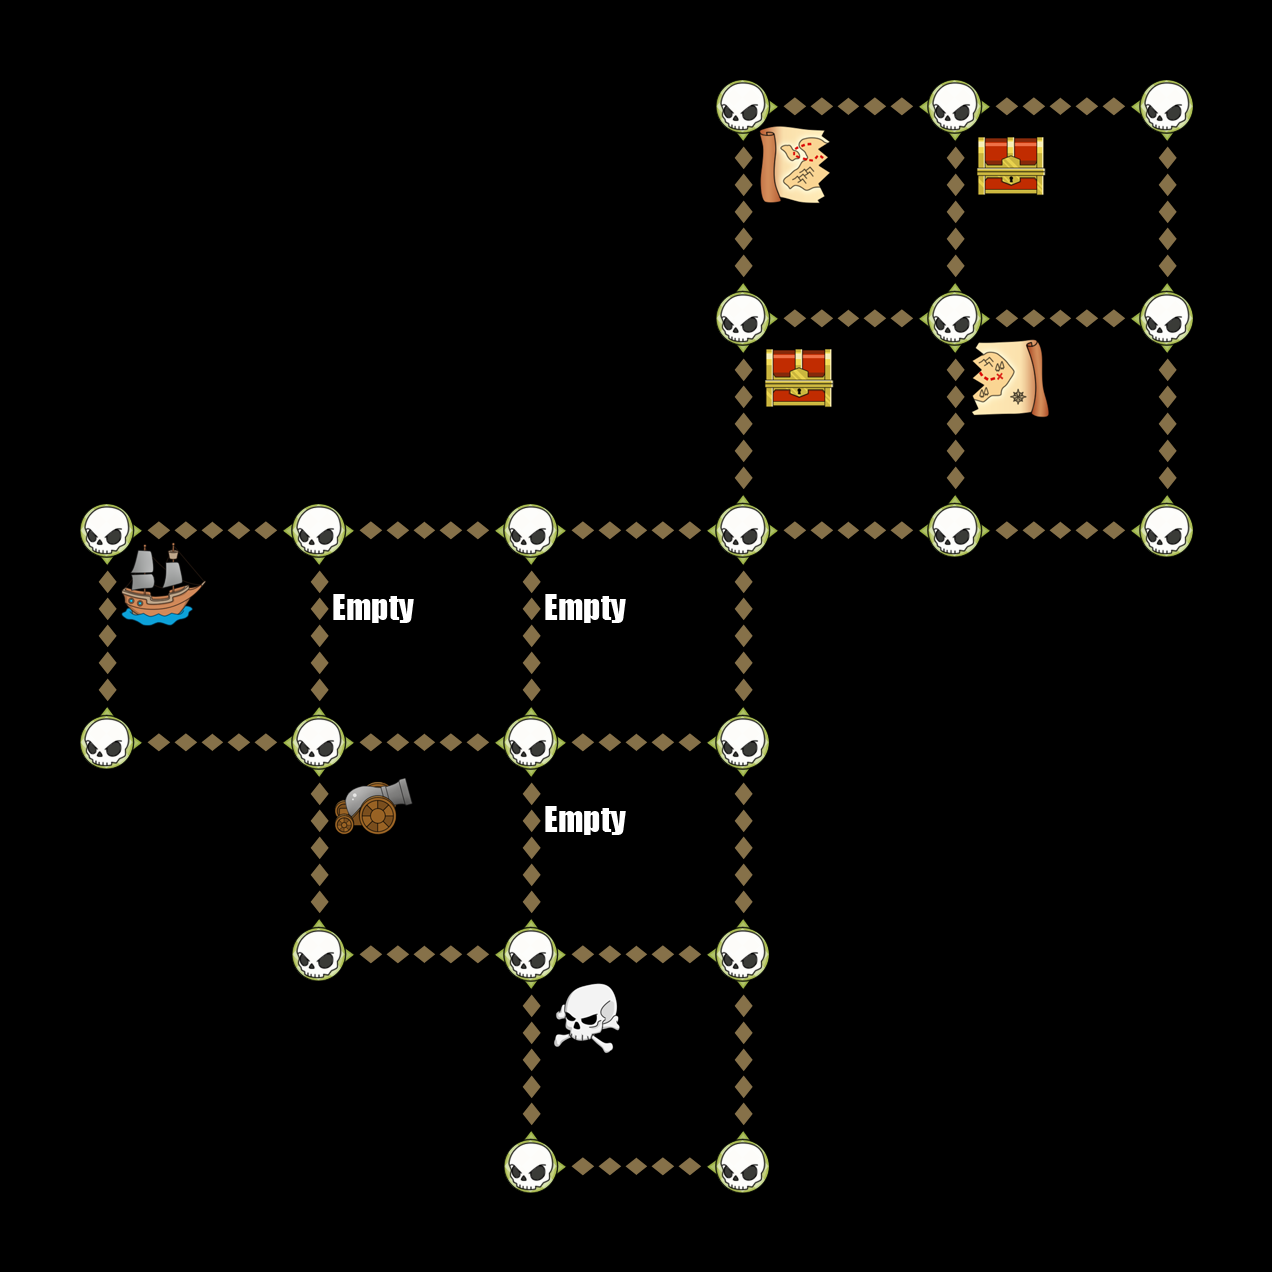

The image is a tile-based game level rendered from a .tmx file. Its description and source (layers, tilesets, objects; grid data summarised) follow:
An orthogonal 6x6 tile map with 212x212 px tiles, 6 tile layers (Down, Up, Left, Right, ...).

<map version="1.0" orientation="orthogonal" width="6" height="6" tilewidth="212" tileheight="212">
 <tileset firstgid="1" name="TileGraphic_Final-ipadhd" tilewidth="212" tileheight="212">
  <image source="TileGraphic_Final-ipadhd.png" width="636" height="1060" />
  <tile id="0">
   <properties>
    <property name="LineFilled" value="True" />
   </properties>
  </tile>
  <tile id="2">
   <properties>
    <property name="Item" value="TreasureBox" />
   </properties>
  </tile>
  <tile id="4">
   <properties>
    <property name="RowFilled" value="True" />
   </properties>
  </tile>
  <tile id="6">
   <properties>
    <property name="Item" value="CannonLeft" />
   </properties>
  </tile>
  <tile id="7">
   <properties>
    <property name="Item" value="ShipRight" />
   </properties>
  </tile>
  <tile id="8">
   <properties>
    <property name="Item" value="MapOne" />
   </properties>
  </tile>
  <tile id="9">
   <properties>
    <property name="Item" value="CannonRight" />
   </properties>
  </tile>
  <tile id="10">
   <properties>
    <property name="Item" value="ShipLeft" />
   </properties>
  </tile>
  <tile id="11">
   <properties>
    <property name="Item" value="MapTwo" />
   </properties>
  </tile>
  <tile id="12">
   <properties>
    <property name="Item" value="Empty" />
   </properties>
  </tile>
  <tile id="13">
   <properties>
    <property name="Item" value="Skull" />
   </properties>
  </tile>
  <tile id="14">
   <properties>
    <property name="Item" value="Fog" />
   </properties>
  </tile>
 </tileset>
 <layer name="Down" width="6" height="6">
  <data>[36 cells, 15 non-empty, 1 distinct tile ids]</data>
 </layer>
 <layer name="Up" width="6" height="6">
  <data>[36 cells, 15 non-empty, 1 distinct tile ids]</data>
 </layer>
 <layer name="Left" width="6" height="6">
  <data>[36 cells, 15 non-empty, 1 distinct tile ids]</data>
 </layer>
 <layer name="Right" width="6" height="6">
  <data>[36 cells, 15 non-empty, 1 distinct tile ids]</data>
 </layer>
 <layer name="Dots" width="6" height="6">
  <data>[36 cells, 21 non-empty, 1 distinct tile ids]</data>
 </layer>
 <layer name="Items" width="6" height="6">
  <data>[36 cells, 10 non-empty, 7 distinct tile ids]</data>
 </layer>
</map>
